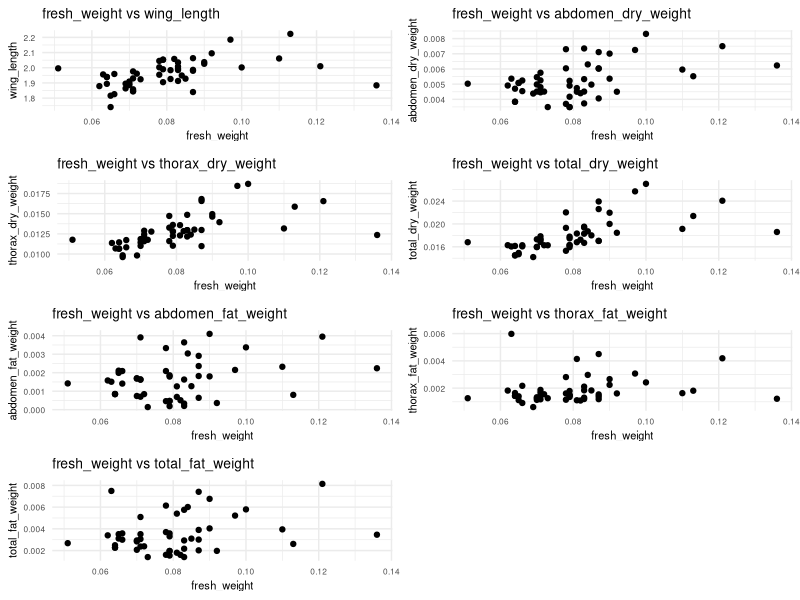
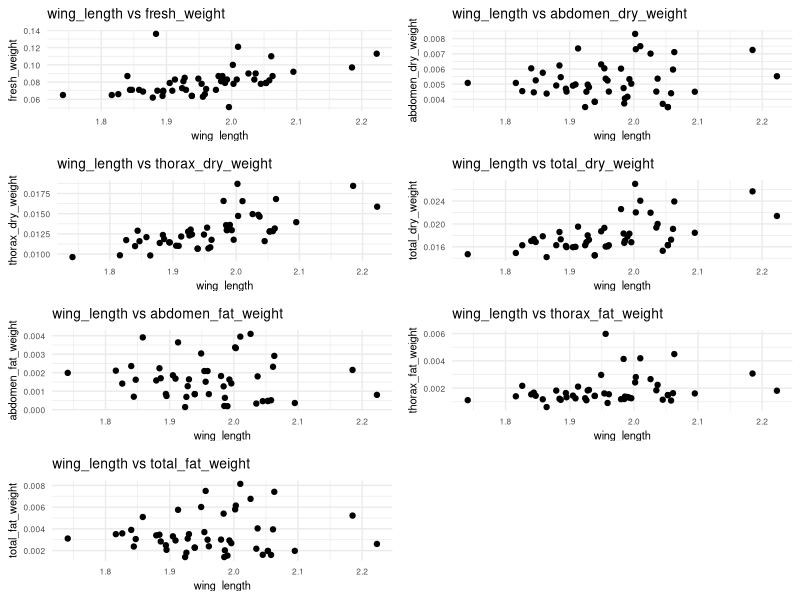
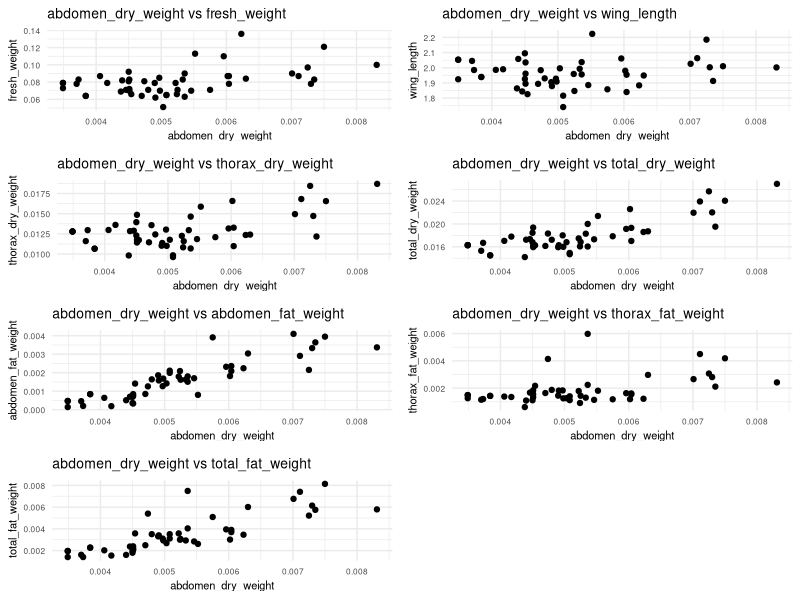
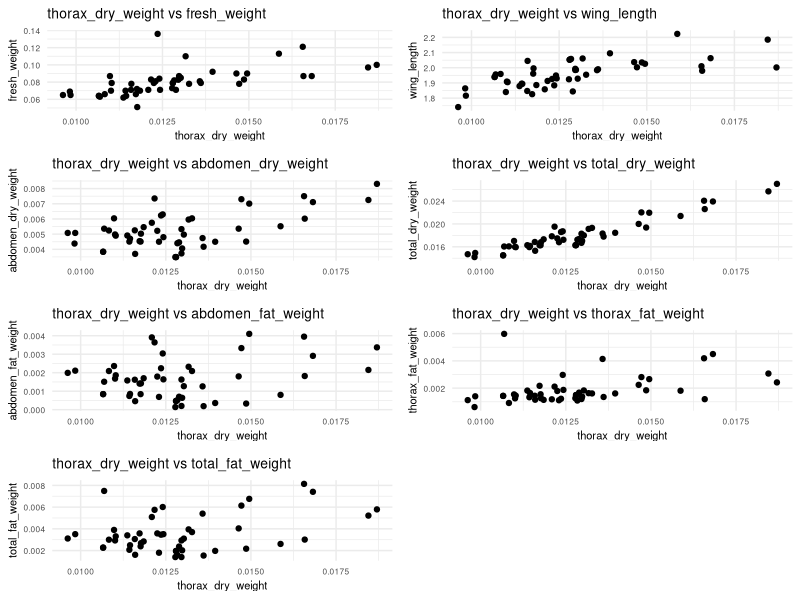
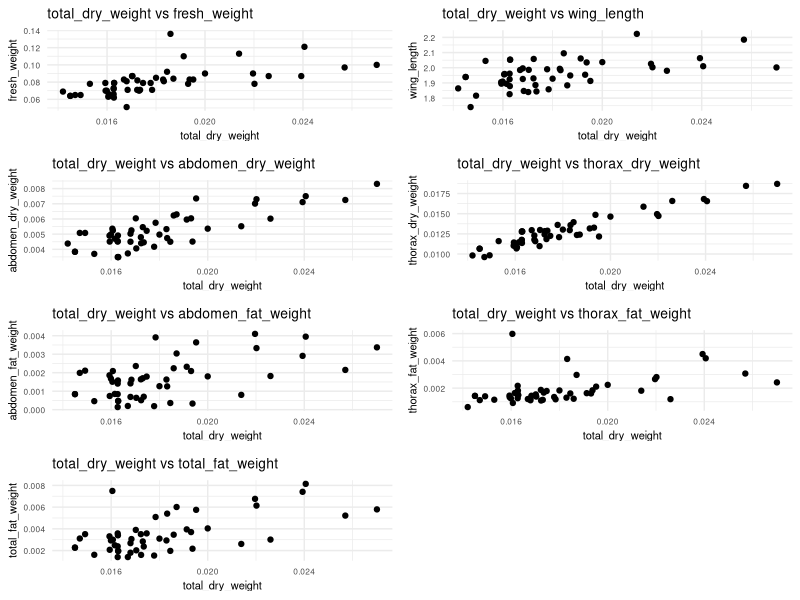
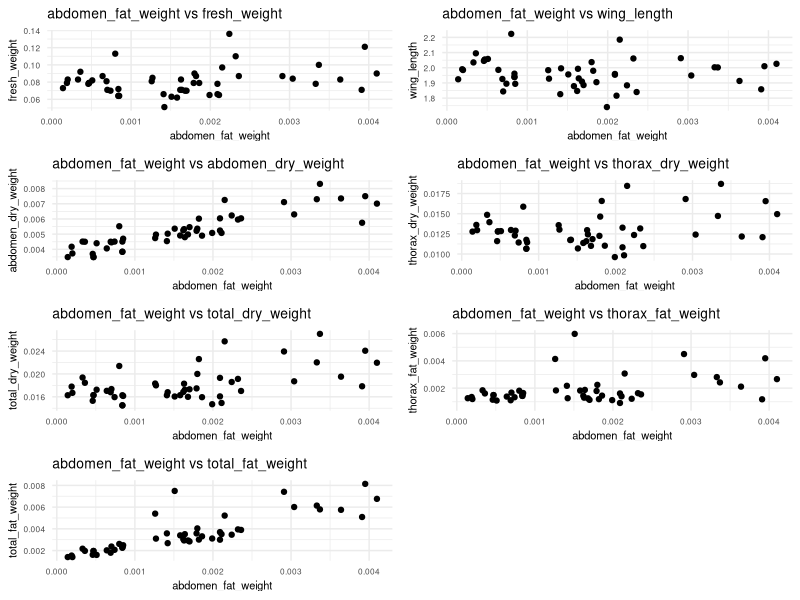
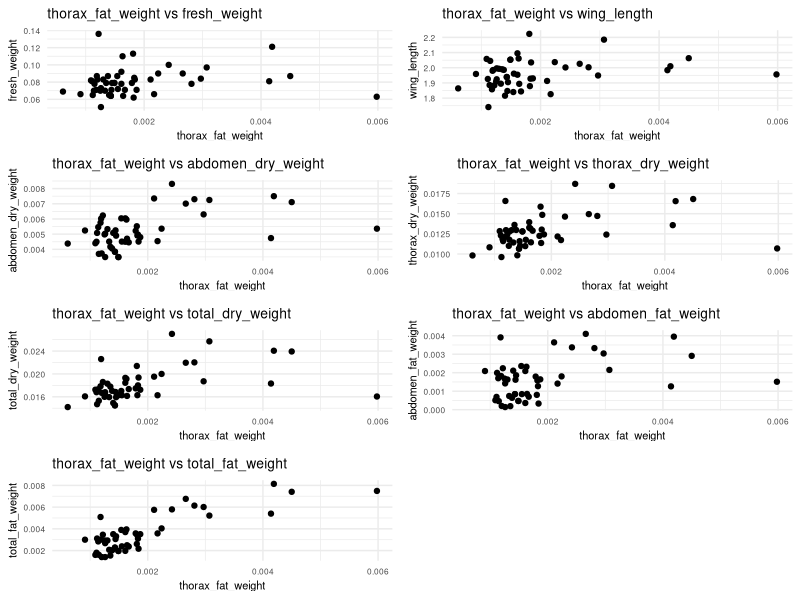
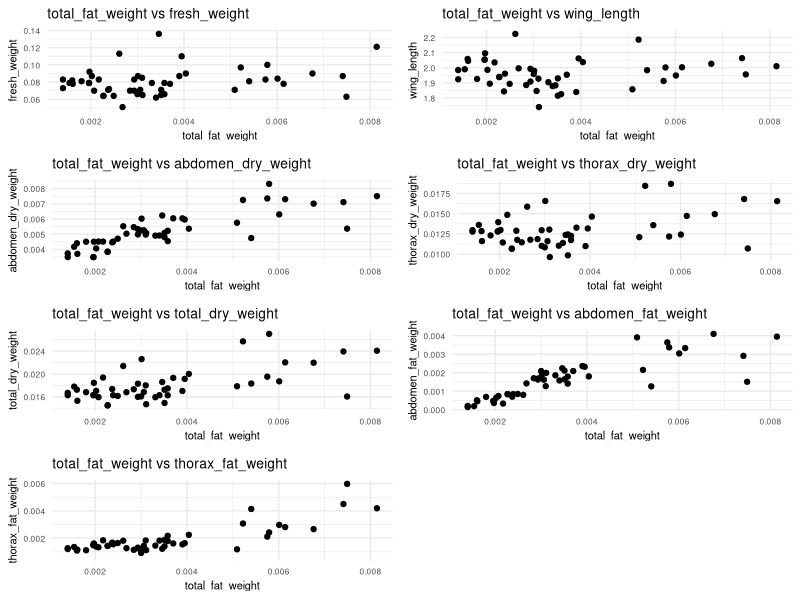

Write R code to recreate these figures, in order. (Note: this script raises an error after producing the figures.)
####Commands to estimate the better proxy for RHP of amberwing dragonfly###              

####Importing data####
rhp=read.csv2('Proxy_RHP_ptenera_Symmetrical_Contests.csv',h=T,stringsAsFactors = T,dec=',')

####Testing correlation between variables####
# Packages
library(ggplot2)
library(gridExtra)

# Function to create a grid of scatterplots for a specific column against others
create_scatterplot_figure <- function(data, col_index, other_indices) {
  plot_list <- list()
  for (i in other_indices) {
    if (i != col_index) {
      p <- ggplot(data, aes_string(x = names(data)[col_index], y = names(data)[i])) +
        geom_point() +
        theme_minimal() +
        labs(
          title = paste(names(data)[col_index], "vs", names(data)[i]),
          x = names(data)[col_index],
          y = names(data)[i]
        ) +
        theme(
          plot.title = element_text(size = 10),
          axis.title = element_text(size = 8),
          axis.text = element_text(size = 6)
        )
      plot_list[[length(plot_list) + 1]] <- p
    }
  }
  return(do.call(grid.arrange, c(plot_list, ncol = 2)))
}

# Generate and save figures for each column against all others
for (col_index in 7:14) {
  other_indices <- 7:14
  plot_grid <- create_scatterplot_figure(rhp, col_index, other_indices)
  ggsave(paste0("scatterplot_figure_", col_index, ".png"), plot_grid, width = 12, height = 8)
}

#The scatterplot indicate that some variables have a non-linear correlation, would not allow us to use this variables together in the same model. This would lead to a higher probability of a error type 1. So we run models with each variable separeatly

####Running models#####

#Fight pair id was inserted as a random variable in all models, but was discarted lately due the lack of effect

#####Model - Wing length####

#Searching for outliers
plot(id_focal_outcome~wing_length, bty='l',ylab='Probability of winning',xlab="Scaled wing length (g)",bty="l",rhp)

#Command to mantain only complete line in the analysis, to turn them comparable
rhp_wing_length = rhp[complete.cases(rhp),] 

#Scaling Wing length
rhp_wing_length$scaled_wing_length <- scale(rhp_wing_length$wing_length) [,1]

#Full model
model_wing_length=glm(id_focal_outcome~scaled_wing_length,family="binomial",data=rhp_wing_length)

#Model results
summary(model_wing_length)

# Calculate mean and sd for wing length 
mean_winners <- mean(rhp_wing_length$wing_length[rhp_wing_length$id_focal_outcome == "1"], na.rm = TRUE) ; print(mean_winners)

sd_winners <- sd(rhp_wing_length$wing_length[rhp_wing_length$id_focal_outcome == "1"], na.rm = TRUE) ; print(sd_winners)

# Calculate mean and sd for wing length 
mean_losers <- mean(rhp_wing_length$wing_length[rhp_wing_length$id_focal_outcome == "0"], na.rm = TRUE) ; print(mean_losers)

sd_losers <- sd(rhp_wing_length$wing_length[rhp_wing_length$id_focal_outcome == "0"], na.rm = TRUE); print(sd_losers)

#Null model
model__wing_length_h0=glm(id_focal_outcome~1,family="binomial",data=rhp_wing_length)

#Comparing models
anova(model_wing_length,model__wing_length_h0,test='Chi')
#P=0.42

#####Figure Wing length####
model_log_wing_length=glm(id_focal_outcome~scaled_wing_length,family=binomial,data=rhp_wing_length)

plot(id_focal_outcome~scaled_wing_length, bty='l',ylab='Probability of winning',xlab="Scaled wing length (g)",bty="l",rhp_wing_length) #no outlier

curve(predict(model_log_wing_length,data.frame(scaled_wing_length=x), type="resp"), add=T)

#####Model - Fresh mass####

#Searching for outliers
plot(id_focal_outcome~fresh_weight, bty='l',ylab='Probability of winning',xlab="Fresh weight (g)",bty="l",rhp) #no outlier

rhp = rhp[complete.cases(rhp),] 

#Scaling Fresh weight
rhp$scaled_fresh_weight <- scale(rhp$fresh_weight)[,1]

#Full model
model_fresh_weight=glm(id_focal_outcome~scaled_fresh_weight,family="binomial",data=rhp)

#Model results
summary(model_fresh_weight)

# Calculate mean and sd for fresh weight
mean_winners <- mean(rhp$fresh_weight[rhp$id_focal_outcome == "1"], na.rm = TRUE) ; print(mean_winners)

sd_winners <- sd(rhp$fresh_weight[rhp$id_focal_outcome == "1"], na.rm = TRUE) ; print(sd_winners)

# Calculate mean and sd for fresh weight
mean_losers <- mean(rhp$fresh_weight[rhp$id_focal_outcome == "0"], na.rm = TRUE)  ; print(mean_losers)

sd_losers <- sd(rhp$fresh_weight[rhp$id_focal_outcome == "0"], na.rm = TRUE); print(sd_losers)

#Null model
model_fresh_weight_h0=glm(id_focal_outcome~1,family="binomial",data=rhp)

#Comparing models
anova(model_fresh_weight,model_fresh_weight_h0,test='Chi')
#P=0.06

#####Figure Fresh mass####
model_log_fresh_weight=glm(id_focal_outcome~scaled_fresh_weight,family=binomial,data=rhp)

plot(id_focal_outcome~scaled_fresh_weight, bty='l',ylab='Probability of winning',xlab="Scaled fresh weight (g)",bty="l",rhp)

curve(predict(model_log_fresh_weight,data.frame(scaled_fresh_weight=x), type="resp"), add=T)

#####Model - Thorax dry mass####

#Searching for outliers
plot(id_focal_outcome~thorax_dry_weight, bty='l',ylab='Probability of winning',xlab="Thorax dry weight (g)",bty="l",rhp)

#Taking off the outlier
library(dplyr)
rhp_thorax_dry_weight <- rhp %>% filter(!row_number() %in% c(25,54))

#Leaving only complete lines
rhp_thorax_dry_weight = rhp_thorax_dry_weight[complete.cases(rhp_thorax_dry_weight),] 

#Scaling Thorax dry weight
rhp_thorax_dry_weight$scaled_thorax_dry_weight<- scale(rhp_thorax_dry_weight$thorax_dry_weight)[,1]

#Full model
model_thorax_dry_weight=glm(id_focal_outcome~scaled_thorax_dry_weight,family="binomial",data=rhp_thorax_dry_weight)

#Model results
summary(model_thorax_dry_weight)

# Calculate mean and sd for Thorax dry weight
mean_winners <- mean(rhp_thorax_dry_weight$thorax_dry_weight[rhp_thorax_dry_weight$id_focal_outcome == "1"], na.rm = TRUE) ; print(mean_winners)

sd_winners <- sd(rhp_thorax_dry_weight$thorax_dry_weight[rhp_thorax_dry_weight$id_focal_outcome == "1"], na.rm = TRUE) ; print(sd_winners)

# Calculate mean and sd Thorax dry weight
mean_losers <- mean(rhp_thorax_dry_weight$thorax_dry_weight[rhp_thorax_dry_weight$id_focal_outcome == "0"], na.rm = TRUE); print(mean_losers)

sd_losers <- sd(rhp_thorax_dry_weight$thorax_dry_weight[rhp_thorax_dry_weight$id_focal_outcome == "0"], na.rm = TRUE); print(sd_losers)

#Null model
model_thorax_dry_weight_h0=glm(id_focal_outcome~1,family="binomial",data=rhp_thorax_dry_weight)

#Comparing models
anova(model_thorax_dry_weight,model_thorax_dry_weight_h0,test='Chi')
#P=0.03

#####Figure Thorax dry mass####
model_log_thorax_dry_weight=glm(id_focal_outcome~scaled_thorax_dry_weight,family=binomial,data=rhp_thorax_dry_weight)

plot(id_focal_outcome~scaled_thorax_dry_weight, bty='l',ylab='Probability of winning',xlab="Scaled thorax dry weight (g)",bty="l",rhp_thorax_dry_weight) 

curve(predict(model_log_thorax_dry_weight,data.frame(scaled_thorax_dry_weight=x), type="resp"), add=T)

#####Model - Abdomen dry mass####

#Searching for outliers
plot(id_focal_outcome~abdomen_dry_weight, bty='l',ylab='Probability of winning',xlab="Abdomen dry weight (g)",bty="l",rhp)

#Leaving only complete lines
rhp_abdomen_dry_weight = rhp[complete.cases(rhp),] 

#Leaving only complete lines
rhp_abdomen_dry_weight = rhp_abdomen_dry_weight[complete.cases(rhp_abdomen_dry_weight),] 

#Scaling Thorax dry weight
rhp_abdomen_dry_weight$scaled_abdomen_dry_weight<- scale(rhp_abdomen_dry_weight$abdomen_dry_weight)[,1]

#Full model
model_abdomen_dry_weight=glm(id_focal_outcome~scaled_abdomen_dry_weight,family="binomial",data=rhp_abdomen_dry_weight)

#Model results
summary(model_abdomen_dry_weight)

# Calculate mean and sd for Abdomen dry weight
mean_winners <- mean(rhp_abdomen_dry_weight$abdomen_dry_weight[rhp_abdomen_dry_weight$id_focal_outcome == "1"], na.rm = TRUE) ; print(mean_winners)

sd_winners <- sd(rhp_abdomen_dry_weight$abdomen_dry_weight[rhp_abdomen_dry_weight$id_focal_outcome == "1"], na.rm = TRUE) ; print(sd_winners)

# Calculate mean and sd Abdomen dry weight
mean_losers <- mean(rhp_abdomen_dry_weight$abdomen_dry_weight[rhp_abdomen_dry_weight$id_focal_outcome == "0"], na.rm = TRUE); print(mean_losers)

sd_losers <- sd(rhp_abdomen_dry_weight$abdomen_dry_weight[rhp_abdomen_dry_weight$id_focal_outcome == "0"], na.rm = TRUE) ; print(sd_losers)


#Null model
model_h0=glm(id_focal_outcome~1,family="binomial",data=rhp_abdomen_dry_weight)

#Comparing models
anova(model_abdomen_dry_weight,model_h0,test='Chi')
#P=0.01

#####Figure Abdomen dry mass####
model_log_abdomen_dry_weight=glm(id_focal_outcome~scaled_abdomen_dry_weight,family=binomial,data=rhp_abdomen_dry_weight)

plot(id_focal_outcome~scaled_abdomen_dry_weight, bty='l',ylab='Probability of winning',xlab="Scaled abdomen dry weight (g)",bty="l",rhp_abdomen_dry_weight) 

curve(predict(model_log_abdomen_dry_weight,data.frame(scaled_abdomen_dry_weight=x), type="resp"), add=T)

#####Model - Total dry mass####

#Searching for outliers
plot(id_focal_outcome~total_dry_weight, bty='l',ylab='Probability of winning',xlab="Total dry weight (g)",bty="l",rhp_total_dry_weight)

#Taking off the outlier
library(dplyr)
rhp_total_dry_weight <- rhp %>% filter(!row_number() %in% c(25,54))

#Leaving only complete lines
rhp_total_dry_weight = rhp[complete.cases(rhp),] 

#Scaling Total dry weight
rhp_total_dry_weight$scaled_total_dry_weight<- scale(rhp_total_dry_weight$total_dry_weight)[,1]

#Full model
model_total_dry_weight=glm(id_focal_outcome~scaled_total_dry_weight,family="binomial",data=rhp_total_dry_weight) 

#Model results
summary(model_total_dry_weight)

# Calculate mean and sd for Total dry weight
mean_winners <- mean(rhp_total_dry_weight$total_dry_weight[rhp_total_dry_weight$id_focal_outcome == "1"], na.rm = TRUE) ; print(mean_winners)

sd_winners <- sd(rhp_total_dry_weight$total_dry_weight[rhp_total_dry_weight$id_focal_outcome == "1"], na.rm = TRUE); print(sd_winners)

# Calculate mean and sd Total dry weight
mean_losers <- mean(rhp_total_dry_weight$total_dry_weight[rhp_total_dry_weight$id_focal_outcome == "0"], na.rm = TRUE) ; print(mean_losers)

sd_losers <- sd(rhp_total_dry_weight$total_dry_weight[rhp_total_dry_weight$id_focal_outcome == "0"], na.rm = TRUE) ; print(sd_losers)

#Null model
model_total_dry_weight_h0=glm(id_focal_outcome~1,family="binomial",data=rhp_total_dry_weight)

#Comparing models
anova(model_total_dry_weight,model_total_dry_weight_h0,test='Chi')


#####Figure Total dry mass####
model_log_total_dry_weight=glm(id_focal_outcome~scaled_total_dry_weight,family=binomial,data=rhp_total_dry_weight)

plot(id_focal_outcome~scaled_total_dry_weight, bty='l',ylab='Probability of winning',xlab="Scaled total dry weight (g)",bty="l",rhp_total_dry_weight)

curve(predict(model_log_total_dry_weight,data.frame(scaled_total_dry_weight=x), type="resp"), add=T)


#####Model - Thorax fat mass####

#Searching for outliers
plot(id_focal_outcome~thorax_fat_weight, bty='l',ylab='Probability of winning',xlab="Thorax fat weight (g)",bty="l",rhp)

#Taking off the outlier
library(dplyr)
rhp_thorax_fat_weight <- rhp  %>% slice(-c(39))

View(rhp_thorax_fat_weight)

#Leaving only complete lines
rhp_thorax_fat_weight = rhp_thorax_fat_weight[complete.cases(rhp_thorax_fat_weight),] 

#Scaling Thorax fat weight
rhp_thorax_fat_weight$scaled_thorax_fat_weight<- scale(rhp_thorax_fat_weight$thorax_fat_weight)[,1]

#Full model
model_thorax_fat_weight=glm(id_focal_outcome~scaled_thorax_fat_weight,family="binomial",data=rhp_thorax_fat_weight)

#Model results
summary(model_thorax_fat_weight)

# Calculate mean and sd for Thorax fat weight
mean_winners <- mean(rhp_thorax_fat_weight$thorax_fat_weight[rhp_thorax_fat_weight$id_focal_outcome == "1"], na.rm = TRUE) ; print(mean_winners)

sd_winners <- sd(rhp_thorax_fat_weight$thorax_fat_weight[rhp_thorax_fat_weight$id_focal_outcome == "1"], na.rm = TRUE); print(sd_winners)

# Calculate mean and sd Thorax fat weight
mean_losers <- mean(rhp_thorax_fat_weight$thorax_fat_weight[rhp_thorax_fat_weight$id_focal_outcome == "0"], na.rm = TRUE) ; print(mean_losers)

sd_losers <- sd(rhp_thorax_fat_weight$thorax_fat_weight[rhp_thorax_fat_weight$id_focal_outcome == "0"], na.rm = TRUE) ; print(sd_losers)

#Null model
model_thorax_fat_weight_h0=glm(id_focal_outcome~1,family="binomial",data=rhp_thorax_fat_weight)

#Comparing models
anova(model_thorax_fat_weight,model_thorax_fat_weight_h0,test='Chi')
#P=0.01

#####Figure Thorax fat mass####
model_log_thorax_fat_weight=glm(id_focal_outcome~scaled_thorax_fat_weight,family=binomial,data=rhp_thorax_fat_weight)

plot(id_focal_outcome~scaled_thorax_fat_weight, bty='l',ylab='Probability of winning',xlab="Scaled thorax fat weight (g)",bty="l",rhp_thorax_fat_weight) #no outlier

curve(predict(model_log_thorax_fat_weight,data.frame(scaled_thorax_fat_weight=x), type="resp"), add=T)


#####Model - Abdomen fat mass####

#Searching for outliers
plot(id_focal_outcome~abdomen_fat_weight, bty='l',ylab='Probability of winning',xlab="Abdomen fat weight (g)",bty="l",rhp)

#Leaving only complete lines
rhp_abdomen_fat_weight = rhp[complete.cases(rhp),] 

#Scaling Total dry weight
rhp_abdomen_fat_weight$scaled_abdomen_fat_weight<- scale(rhp_abdomen_fat_weight$abdomen_fat_weight)[,1]

#Full model
model_abdomen_fat_weight=glm(id_focal_outcome~scaled_abdomen_fat_weight,family="binomial",data=rhp_abdomen_fat_weight)

#Model results
summary(model_abdomen_fat_weight)

# Calculate mean and sd for Abdomen fat weight
mean_winners <- mean(rhp_abdomen_fat_weight$abdomen_fat_weight[rhp_abdomen_fat_weight$id_focal_outcome == "1"], na.rm = TRUE) ; print(mean_winners)

sd_winners <- sd(rhp_abdomen_fat_weight$abdomen_fat_weight[rhp_abdomen_fat_weight$id_focal_outcome == "1"], na.rm = TRUE); print(sd_winners)

# Calculate mean and sd Abdomen fat weight
mean_losers <- mean(rhp_abdomen_fat_weight$abdomen_fat_weight[rhp_abdomen_fat_weight$id_focal_outcome == "0"], na.rm = TRUE) ; print(mean_losers)

sd_losers <- sd(rhp_abdomen_fat_weight$abdomen_fat_weight[rhp_abdomen_fat_weight$id_focal_outcome == "0"], na.rm = TRUE); print(sd_losers)

#Null model
model_abdomen_fat_weight_h0=glm(id_focal_outcome~1,family="binomial",data=rhp_abdomen_fat_weight)

#Comparing models
anova(model_abdomen_fat_weight,model_abdomen_fat_weight_h0,test='Chi')
#P=0.003

#####Figure Abdomen fat mass####
model_log_abdomen_fat_weight=glm(id_focal_outcome~scaled_abdomen_fat_weight,family=binomial,data=rhp_abdomen_fat_weight)

plot(id_focal_outcome~scaled_abdomen_fat_weight, bty='l',ylab='Probability of winning',xlab="Scaled abdomen fat weight (g)",bty="l",rhp_abdomen_fat_weight) 

curve(predict(model_log_abdomen_fat_weight,data.frame(scaled_abdomen_fat_weight=x), type="resp"), add=T)

#####Model - Total fat mass####

#Searching for outliers
plot(id_focal_outcome~total_fat_weight, bty='l',ylab='Probability of winning',xlab="Total fat weight (g)",bty="l",rhp)

rhp_total_fat_weight = rhp[complete.cases(rhp),] 

View(rhp_total_fat_weight)

#Leaving only complete lines
rhp_total_fat_weight= rhp_total_fat_weight[complete.cases(rhp_total_fat_weight),] 

#Scaling Total dry weight
rhp_total_fat_weight$scaled_total_fat_weight<- scale(rhp_total_fat_weight$total_fat_weight)[,1]

#Full model
model_total_fat_weight=glm(id_focal_outcome~scaled_total_fat_weight,family="binomial",data=rhp_total_fat_weight)

#Model results
summary(model_total_fat_weight)

# Calculate mean and sd for Total fat weight
mean_winners <- mean(rhp_total_fat_weight$total_fat_weight[rhp_total_fat_weight$id_focal_outcome == "1"], na.rm = TRUE) ; print(mean_winners)

sd_winners <- sd(rhp_total_fat_weight$total_fat_weight[rhp_total_fat_weight$id_focal_outcome == "1"], na.rm = TRUE); print(sd_winners)

# Calculate mean and sd Total fat weight
mean_losers <- mean(rhp_total_fat_weight$total_fat_weight[rhp_total_fat_weight$id_focal_outcome == "0"], na.rm = TRUE)  ; print(mean_losers)

sd_losers <- sd(rhp_total_fat_weight$total_fat_weight[rhp_total_fat_weight$id_focal_outcome == "0"], na.rm = TRUE) ; print(sd_losers)


#Null model
model_total_fat_weight_h0=glm(id_focal_outcome~1,family="binomial",data=rhp_total_fat_weight)

#Comparing models
anova(model_total_fat_weight,model_total_fat_weight_h0,test='Chi')
#P=0.01

#####Figure Total fat mass####
model_log_total_fat_weight=glm(id_focal_outcome~scaled_total_fat_weight,family=binomial,data=rhp_total_fat_weight)

plot(id_focal_outcome~scaled_total_fat_weight, bty='l',ylab='Probability of winning',xlab="Scaled total fat weight (g)",bty="l",rhp_total_fat_weight) 

curve(predict(model_log_total_fat_weight,data.frame(scaled_total_fat_weight=x), type="resp"), add=T)

#####Model - Residuals fat thorax####

#Creating the residuals value of thorax fat#

#Creating data frame with only complete lines
rhp = rhp[complete.cases(rhp),] 

#Linear regression between fat weight and fresh weight
model_r1 <- lm(thorax_fat_weight ~ thorax_dry_weight, data = rhp)

# Extract the residuals
residuals_thorax <- resid(model_r1)

# Add the residuals as a new column in the data frame
rhp$residuals_thorax <- residuals_thorax

#Searching for outliers
plot(id_focal_outcome~residuals_thorax, bty='l',ylab='Probability of winning',xlab="Residuals of thorax fat weight in relation to thorax fresh weigh (g)",bty="l",rhp)

#Taking off the outlier
rhp_residuals_thorax <- rhp %>% filter(!row_number() %in% c(25))

#Leaving only complete lines
rhp_residuals_thorax = rhp_residuals_thorax[complete.cases(rhp_residuals_thorax),] 

#Scaling Residuals thorax weight
rhp_residuals_thorax$scaled_residuals_thorax<- scale(rhp_residuals_thorax$residuals_thorax)[,1]

#Full model
model_residuals_thorax=glm(id_focal_outcome~scaled_residuals_thorax,family="binomial",data=rhp_residuals_thorax)

#Model results
summary(model_residuals_thorax)

# Calculate mean and sd for Residuals fat thorax 
mean_winners <- mean(rhp_residuals_thorax$residuals_thorax[rhp_residuals_thorax$id_focal_outcome == "1"], na.rm = TRUE) ; print(mean_winners)

sd_winners <- sd(rhp_residuals_thorax$residuals_thorax[rhp_residuals_thorax$id_focal_outcome == "1"], na.rm = TRUE); print(sd_winners)

# Calculate mean and sd Residuals fat thorax
mean_losers <- mean(rhp_residuals_thorax$residuals_thorax[rhp_residuals_thorax$id_focal_outcome == "0"], na.rm = TRUE) ; print(mean_losers)

sd_losers <- sd(rhp_residuals_thorax$residuals_thorax[rhp_residuals_thorax$id_focal_outcome == "0"], na.rm = TRUE) ; print(sd_losers)

#Null model
model_thorax_residuals_h0=glm(id_focal_outcome~1,family="binomial",data=rhp_residuals_thorax)

#Comparing models
anova(model_residuals_thorax,model_thorax_residuals_h0,test='Chi')


#####Figure Thorax residuals of fat weight####

model_log_residuals_thorax=glm(id_focal_outcome~scaled_thorax_residuals,family=binomial,data=rhp)

plot(id_focal_outcome~scaled_thorax_residuals, bty='l',ylab='Probability of winning',xlab="Scaled residuals thorax fat weight (g)",bty="l",rhp) 

curve(predict(model_log_residuals_thorax,data.frame(scaled_thorax_residuals=x), type="resp"), add=T)

#####Model - Residuals fat abdomen####

#Creating the residuals value of abdomen fat

#Creating data frame with only complete lines
rhp = rhp[complete.cases(rhp),] 

#Linear regression between fat weight and fresh weight
model_r2 <- lm(abdomen_fat_weight ~ abdomen_dry_weight, data = rhp)

# Extract the residuals
residuals_abdomen <- resid(model_r2)

# Add the residuals as a new column in the data frame
rhp$residuals_abdomen <- residuals_abdomen

#Searching for outliers
plot(id_focal_outcome~residuals_abdomen, bty='l',ylab='Probability of winning',xlab="Residuals of abdomen fat weight in relation to abdomen fresh weigh (g)",bty="l",rhp)

#Leaving only complete lines
rhp_residuals_abd = rhp[complete.cases(rhp),] 

#Scaling Residuals thorax weight
rhp_residuals_abd$scaled_residuals_abdomen<- scale(rhp_residuals_abd$residuals_abdomen)[,1]

#Full model
model_residuals_abdomen=glm(id_focal_outcome~scaled_residuals_abdomen,family="binomial",data=rhp_residuals_abd)

#Model results
summary(model_residuals_abdomen)

# Calculate mean and sd for Residuals fat abdomen
mean_winners <- mean(rhp_residuals_abd$residuals_abdomen[rhp_residuals_abd$id_focal_outcome == "1"], na.rm = TRUE) ; print(mean_winners)

sd_winners <- sd(rhp_residuals_abd$residuals_abdomen[rhp_residuals_abd$id_focal_outcome == "1"], na.rm = TRUE) ; print(sd_winners)

# Calculate mean and sd Residuals fat abdomen
mean_losers <- mean(rhp_residuals_abd$residuals_abdomen[rhp_residuals_abd$id_focal_outcome == "0"], na.rm = TRUE); print(mean_losers)

sd_losers <- sd(rhp_residuals_abd$residuals_abdomen[rhp_residuals_abd$id_focal_outcome == "0"], na.rm = TRUE); print(sd_losers)

#Null model
model_abdomen_residuals_h0=glm(id_focal_outcome~1,family="binomial",data=rhp_residuals_abd)

#Comparing models
anova(model_residuals_abdomen,model_abdomen_residuals_h0,test='Chi')
#P=0.52

#####Figure Abdomen residuals of fat weight####

model_log_residuals_abdomen=glm(id_focal_outcome~scaled_residuals_abdomen,family=binomial,data=rhp_residuals_abd)

plot(id_focal_outcome~scaled_residuals_abdomen, bty='l',ylab='Probability of winning',xlab="Scaled residuals abdomen fat weight (g)",bty="l",rhp_residuals_abd) 

curve(predict(model_log_residuals_abdomen,data.frame(scaled_residuals_abdomen=x), type="resp"), add=T)


######Model - Reflection - Hue####

#Searching for outliers
plot(id_focal_outcome~hue_reflec, bty='l',ylab='Probability of winning',xlab="Hue of Reflectance",bty="l",rhp)

##Outliers
library(dplyr)
rhp_hue_reflec <- rhp %>% filter(!row_number() %in% c(4,10))

#Leaving only complete lines
rhp_hue_reflec= rhp_hue_reflec[complete.cases(rhp_hue_reflec),] 

#Scaling ds
rhp_hue_reflec$scaled_hue_reflec<- scale(rhp_hue_reflec$hue_reflec)[,1]

#Full model
model_total_hue_reflec=glm(id_focal_outcome~scaled_hue_reflec,family="binomial",data=rhp_hue_reflec)

#Model results
summary(model_total_hue_reflec)

# Calculate mean and sd for ds of reflectance
mean_winners <- mean(rhp_hue_reflec$hue_reflec[rhp_hue_reflec$id_focal_outcome == "1"], na.rm = TRUE) ; print(mean_winners)

sd_winners <- sd(rhp_hue_reflec$hue_reflec[rhp_hue_reflec$id_focal_outcome == "1"], na.rm = TRUE) ; print(sd_winners)

# Calculate mean and sd Total fat weight
mean_losers <- mean(rhp_hue_reflec$hue_reflec[rhp_hue_reflec$id_focal_outcome == "0"], na.rm = TRUE) ; print(mean_losers)

sd_losers <- sd(rhp_hue_reflec$hue_reflec[rhp_hue_reflec$id_focal_outcome == "0"], na.rm = TRUE) ; print(sd_losers)


#Null model
model_total_hue_reflec_h0=glm(id_focal_outcome~1,family="binomial",data=rhp_hue_reflec)

#Comparing models
anova(model_total_hue_reflec,model_total_hue_reflec_h0,test='Chi')
#P=0.15

######Model - Reflection - Chroma####

#Searching for outliers
plot(id_focal_outcome~chroma_reflec, bty='l',ylab='Probability of winning',xlab="Chroma of Reflectance",bty="l",rhp)

##Outliers
library(dplyr)
rhp_chroma_reflec <- rhp %>% filter(!row_number() %in% c(60))

#Leaving only complete lines
rhp_chroma_reflec= rhp[complete.cases(rhp),] 

#Scaling Total dry weight
rhp_chroma_reflec$scaled_chroma_reflec<- scale(rhp_chroma_reflec$chroma_reflec)[,1]

#Full model
model_total_chroma_reflec=glm(id_focal_outcome~scaled_chroma_reflec,family="binomial",data=rhp_chroma_reflec)

#Model results
summary(model_total_chroma_reflec)

# Calculate mean and sd for Total fat weight
mean_winners <- mean(rhp_chroma_reflec$chroma_reflec[rhp_chroma_reflec$id_focal_outcome == "1"], na.rm = TRUE) ; print(mean_winners)

sd_winners <- sd(rhp_chroma_reflec$chroma_reflec[rhp_chroma_reflec$id_focal_outcome == "1"], na.rm = TRUE) ; print(sd_winners)

# Calculate mean and sd Total fat weight
mean_losers <- mean(rhp_chroma_reflec$chroma_reflec[rhp_chroma_reflec$id_focal_outcome == "0"], na.rm = TRUE)  ; print(mean_losers)

sd_losers <- sd(rhp_chroma_reflec$chroma_reflec[rhp_chroma_reflec$id_focal_outcome == "0"], na.rm = TRUE); print(sd_losers)


#Null model
model_total_chroma_reflec_h0=glm(id_focal_outcome~1,family="binomial",data=rhp_chroma_reflec)

#Comparing models
anova(model_total_chroma_reflec,model_total_chroma_reflec_h0,test='Chi')
#P=0.85


######Model - Reflection - Brightness####

#Searching for outliers
plot(id_focal_outcome~brightness_reflec, bty='l',ylab='Probability of winning',xlab="Brightness of Reflectance",bty="l",rhp)

##Outliers
library(dplyr)
rhp_brightness_reflec <- rhp %>% filter(!row_number() %in% c(10))

#Leaving only complete lines
rhp_brightness_reflec= rhp_brightness_reflec[complete.cases(rhp_brightness_reflec),] 

#Scaling Total dry weight
rhp_brightness_reflec$scaled_brightness_reflec<- scale(rhp_brightness_reflec$brightness_reflec)[,1]

#Full model
model_total_brightness_reflec=glm(id_focal_outcome~scaled_brightness_reflec,family="binomial",data=rhp_brightness_reflec)

#Model results
summary(model_total_brightness_reflec)

# Calculate mean and sd for Total fat weight
mean_winners <- mean(rhp_brightness_reflec$brightness_reflec[rhp$id_focal_outcome == "1"], na.rm = TRUE) ; print(mean_winners)

sd_winners <- sd(rhp_brightness_reflec$brightness_reflec[rhp$id_focal_outcome == "1"], na.rm = TRUE) ; print(sd_winners)

# Calculate mean and sd Total fat weight
mean_losers <- mean(rhp_brightness_reflec$brightness_reflec[rhp$id_focal_outcome == "0"], na.rm = TRUE)  ; print(mean_losers)

sd_losers <- sd(rhp_brightness_reflec$brightness_reflec[rhp$id_focal_outcome == "0"], na.rm = TRUE); print(sd_losers)


#Null model
model_total_brightness_reflec_h0=glm(id_focal_outcome~1,family="binomial",data=rhp_brightness_reflec)

#Comparing models
anova(model_total_brightness_reflec,model_total_brightness_reflec_h0,test='Chi')
#P=0.50

######Model - Transmittance - Hue####

#Searching for outliers
plot(id_focal_outcome~hue_transm, bty='l',ylab='Probability of winning',xlab="Hue of Transmittance",bty="l",rhp)

#Leaving only complete lines
rhp_hue_transm= rhp[complete.cases(rhp),] 

#Scaling Total dry weight
rhp_hue_transm$scaled_hue_transm<- scale(rhp_hue_transm$hue_transm)[,1]

#Full model
model_total_hue_transm=glm(id_focal_outcome~scaled_hue_transm,family="binomial",data=rhp_hue_transm)

#Model results
summary(model_total_hue_transm)

# Calculate mean and sd for Total fat weight
mean_winners <- mean(rhp_hue_transm$hue_transm[rhp_hue_transm$id_focal_outcome == "1"], na.rm = TRUE) ; print(mean_winners)

sd_winners <- sd(rhp_hue_transm$hue_transm[rhp_hue_transm$id_focal_outcome == "1"], na.rm = TRUE) ; print(sd_winners)

# Calculate mean and sd Total fat weight
mean_losers <- mean(rhp_hue_transm$hue_transm[rhp_hue_transm$id_focal_outcome == "0"], na.rm = TRUE)  ; print(mean_losers)

sd_losers <- sd(rhp_hue_transm$hue_transm[rhp_hue_transm$id_focal_outcome == "0"], na.rm = TRUE); print(sd_losers)


#Null model
model_total_hue_transm_h0=glm(id_focal_outcome~1,family="binomial",data=rhp_hue_transm)

#Comparing models
anova(model_total_hue_transm,model_total_hue_transm_h0,test='Chi')
#P=0.47


######Model - Transmittance - Chroma####

#Searching for outliers
plot(id_focal_outcome~chroma_transm, bty='l',ylab='Probability of winning',xlab="Chroma of Transmittance",bty="l",rhp)

#Leaving only complete lines
rhp_chroma_transm= rhp[complete.cases(rhp),] 

#Scaling Total dry weight
rhp_chroma_transm$scaled_chroma_transm<- scale(rhp_chroma_transm$hue_transm)[,1]

#Full model
model_total_chroma_transm=glm(id_focal_outcome~scaled_chroma_transm,family="binomial",data=rhp_chroma_transm)

#Model results
summary(model_total_chroma_transm)

# Calculate mean and sd for Total fat weight
mean_winners <- mean(rhp_chroma_transm$chroma_transm[rhp_chroma_transm$id_focal_outcome == "1"], na.rm = TRUE) ; print(mean_winners)

sd_winners <- sd(rhp_chroma_transm$chroma_transm[rhp_chroma_transm$id_focal_outcome == "1"], na.rm = TRUE) ; print(sd_winners)

# Calculate mean and sd Total fat weight
mean_losers <- mean(rhp_chroma_transm$chroma_transm[rhp_chroma_transm$id_focal_outcome == "0"], na.rm = TRUE) ; print(mean_losers)

sd_losers <- sd(rhp_chroma_transm$chroma_transm[rhp_chroma_transm$id_focal_outcome == "0"], na.rm = TRUE) ; print(sd_losers)


#Null model
model_total_chroma_transm_h0=glm(id_focal_outcome~1,family="binomial",data=rhp_chroma_transm)

#Comparing models
anova(model_total_chroma_transm,model_total_chroma_transm_h0,test='Chi')
#P=0.47

######Model - Transmittance - Brightness####


#Searching for outliers
plot(id_focal_outcome~brightness_transm, bty='l',ylab='Probability of winning',xlab="Brightness of Transmittance",bty="l",rhp)

#Leaving only complete lines
rhp_brightness_transm= rhp[complete.cases(rhp),] 

#Scaling Total dry weight
rhp_brightness_transm$scaled_brightness_transm<- scale(rhp_brightness_transm$brightness_transm)[,1]

#Full model
model_total_brightness_transm=glm(id_focal_outcome~scaled_brightness_transm,family="binomial",data=rhp_brightness_transm)

#Model results
summary(model_total_brightness_transm)

# Calculate mean and sd for Total fat weight
mean_winners <- mean(rhp_brightness_transm$brightness_transm[rhp_brightness_transm$id_focal_outcome == "1"], na.rm = TRUE) ; print(mean_winners)

sd_winners <- sd(rhp_brightness_transm$brightness_transm[rhp_brightness_transm$id_focal_outcome == "1"], na.rm = TRUE) ; print(sd_winners)

# Calculate mean and sd Total fat weight
mean_losers <- mean(rhp_brightness_transm$brightness_transm[rhp_brightness_transm$id_focal_outcome == "0"], na.rm = TRUE) ; print(mean_losers)

sd_losers <- sd(rhp_brightness_transm$brightness_transm[rhp_brightness_transm$id_focal_outcome == "0"], na.rm = TRUE) ; print(sd_losers)


#Null model
model_total_brightness_transm_h0=glm(id_focal_outcome~1,family="binomial",data=rhp_brightness_transm)

#Comparing models
anova(model_total_brightness_transm,model_total_brightness_transm_h0,test='Chi')
#P=0.35